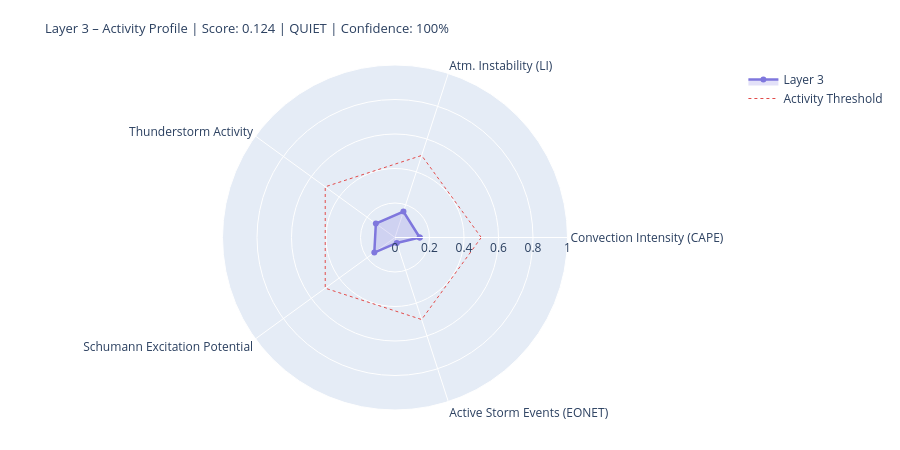

Notebook source saved alongside this figure:
### Markdown cell above
---
## 4. State Assessment & Handoff to Layer 4/5

### Code cell
# ============================================================
# LAYER-3-SCORE
# Five dynamic components
# ============================================================

def norm(v, lo, hi):
    if v is None or (isinstance(v, float) and math.isnan(v)): return None
    return round(max(0.0, min(1.0, (v - lo) / (hi - lo))), 4)

# --- 1) Convection intensity (global CAPE mean) ---
cape_mean = df_atm['cape'].dropna().mean() if not df_atm.empty else None
conv_score = norm(cape_mean, 0, 3000)
conv_src   = 'primary' if cape_mean is not None else 'missing'

# --- 2) Atmospheric instability (LI mean) ---
li_mean   = df_atm['li'].dropna().mean() if not df_atm.empty else None
# Negative LI = unstable → higher score
instab_score = norm(-li_mean if li_mean is not None else None, -6, 6)
instab_src   = 'primary' if li_mean is not None else 'missing'

# --- 3) Thunderstorm activity (mean thunder score + WMO count) ---
thunder_mean = df_atm['thunder_score'].mean() if not df_atm.empty else None
n_thunder    = int(df_atm['thunderstorm'].sum()) if not df_atm.empty else 0
thunder_score_val = norm(
    (thunder_mean or 0) * 0.7 + n_thunder * 0.1, 0, 1.0
) if thunder_mean is not None else None
thunder_src = 'primary'

# --- 4) Schumann excitation potential (weighted Schumann contribution) ---
schumann_pot = df_atm['schumann_contribution'].mean() if not df_atm.empty else None
# Boosted by Layer-2 thunderstorm trigger
if schumann_pot is not None and l2_thunder:
    schumann_pot = min(1.0, schumann_pot * 1.2)
schumann_score = norm(schumann_pot, 0, 1.0) if schumann_pot is not None else None
schumann_src   = 'derived'

# --- 5) Storm activity (NASA EONET) ---
# Distinction: None = data not loaded, 0.0 = loaded but no events
storm_score = None
storm_src   = 'missing'
if raw.get('storms') is not None:          # API reached successfully
    storm_score = norm(len(storm_events), 0, 30) if storm_events else 0.0
    storm_src   = 'primary'

# X-Ray and Kp: context only, not in dynamic score
# (X-Ray = Layer-0/4 driver; Kp = geomagnetic index, not a lightning proxy)
xray_context = None
if raw.get('xray'):
    df_xc = pd.DataFrame(raw['xray'])
    fc = next((c for c in df_xc.columns
               if any(k in c.lower() for k in ['flux','long']) and 'time' not in c.lower()),
              df_xc.columns[1])
    df_xc[fc] = pd.to_numeric(df_xc[fc], errors='coerce')
    xray_last = df_xc[fc].dropna().iloc[-1] if not df_xc[fc].dropna().empty else None
    if xray_last:
        xray_class = ('X' if xray_last>=1e-4 else 'M' if xray_last>=1e-5
                      else 'C' if xray_last>=1e-6 else 'B')
        xray_context = {'flux': float(xray_last), 'class': xray_class}
        print(f'X-Ray context: {xray_class}-class ({xray_last:.2e} W/m²)')

# --- Aggregate ---
COMPONENTS = {
    'Convection Intensity (CAPE)':  {'score': conv_score,       'source': conv_src,    'dynamic': True},
    'Atm. Instability (LI)':         {'score': instab_score,     'source': instab_src,  'dynamic': True},
    'Thunderstorm Activity':              {'score': thunder_score_val, 'source': thunder_src, 'dynamic': True},
    'Schumann Excitation Potential':   {'score': schumann_score,   'source': schumann_src,'dynamic': True},
    'Active Storm Events (EONET)': {'score': storm_score,      'source': storm_src,   'dynamic': True},
}

available   = {k: v['score'] for k, v in COMPONENTS.items() if v['score'] is not None}
unavailable = [k for k, v in COMPONENTS.items() if v['score'] is None]
layer3_score = round(sum(available.values()) / len(available), 4) if available else None
confidence   = round(len(available) / len(COMPONENTS), 2)
level = ('unknown' if layer3_score is None
         else 'quiet'   if layer3_score < 0.3
         else 'moderate' if layer3_score < 0.6
         else 'active')
dominant_l3 = max(available, key=available.get) if available else 'none'

# --- Ausgabe ---
W = 68
print('=' * W)
print('LAYER 3 – ATMOSPHERE / WEATHER / THUNDERSTORMS – STATE ASSESSMENT')
print('=' * W)
for name, comp in COMPONENTS.items():
    s = comp['score']
    if s is not None:
        bar = '█' * int(s * 20) + '░' * (20 - int(s * 20))
        print(f'  {name:<36} {bar}  {s:.3f}  [{comp["source"]}]')
    else:
        print(f'  {name:<36} {"─" * 20}  n/a   [missing]')
print('-' * W)
print(f'  Score:        {layer3_score:.3f}  ({len(available)}/{len(COMPONENTS)} components)')
print(f'  Confidence:   {confidence:.0%}')
print(f'  Level:        {level.upper()}')
print(f'  Dominant:     {dominant_l3}')
print(f'  CAPE mean:    {cape_mean:.0f} J/kg' if cape_mean else '  CAPE mean:    n/a')
print(f'  LI mean:      {li_mean:.1f} K' if li_mean is not None else '  LI mean:      n/a')
print(f'  Thunderstorms:{n_thunder} points (WMO)  +  {len(storm_events)} NASA EONET')
print('=' * W)

# Radar
cats   = list(available.keys())
vals_r = list(available.values())
if len(cats) >= 3:
    fig = go.Figure()
    fig.add_trace(go.Scatterpolar(
        r=vals_r + [vals_r[0]], theta=cats + [cats[0]],
        fill='toself', fillcolor='rgba(127,119,221,0.22)',
        line=dict(color='#7F77DD', width=2.5), name='Layer 3'
    ))
    fig.add_trace(go.Scatterpolar(
        r=[0.5] * (len(cats)+1), theta=cats + [cats[0]],
        line=dict(color='#E24B4A', dash='dot', width=1),
        mode='lines', name='Activity Threshold'
    ))
    fig.update_layout(
        title=dict(
            text=f'Layer 3 – Activity Profile | Score: {layer3_score:.3f} | {level.upper()} | Confidence: {confidence:.0%}',
            font=dict(size=13)
        ),
        polar=dict(radialaxis=dict(visible=True, range=[0, 1])),
        height=450, showlegend=True,
        margin=dict(l=60, r=60, t=65, b=40)
    )
    fig.show()

### Figure 1 — Plotly figure (JSON) as saved in the notebook; plotly's stock layout.template omitted (floating-point values rounded to 4 significant figures)
{"data": [{"fill": "toself", "fillcolor": "rgba(127,119,221,0.22)", "line": {"color": "#7F77DD", "width": 2.5}, "name": "Layer 3", "r": [0.1433, 0.1583, 0.1372, 0.1482, 0.0333, 0.1433], "theta": ["Convection Intensity (CAPE)", "Atm. Instability (LI)", "Thunderstorm Activity", "Schumann Excitation Potential", "Active Storm Events (EONET)", "Convection Intensity (CAPE)"], "type": "scatterpolar"}, {"line": {"color": "#E24B4A", "dash": "dot", "width": 1}, "mode": "lines", "name": "Activity Threshold", "r": [0.5, 0.5, 0.5, 0.5, 0.5, 0.5], "theta": ["Convection Intensity (CAPE)", "Atm. Instability (LI)", "Thunderstorm Activity", "Schumann Excitation Potential", "Active Storm Events (EONET)", "Convection Intensity (CAPE)"], "type": "scatterpolar"}], "layout": {"height": 450, "margin": {"b": 40, "l": 60, "r": 60, "t": 65}, "polar": {"radialaxis": {"range": [0, 1], "visible": true}}, "showlegend": true, "title": {"font": {"size": 13}, "text": "Layer 3 – Activity Profile | Score: 0.124 | QUIET | Confidence: 100%"}}}
